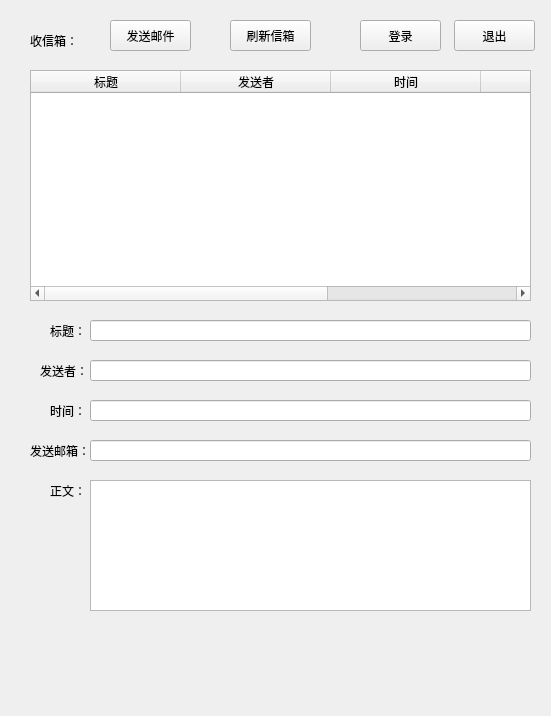
<?xml version="1.0" encoding="UTF-8"?>
<ui version="4.0">
 <class>MainWindow</class>
 <widget class="QMainWindow" name="MainWindow">
  <property name="geometry">
   <rect>
    <x>0</x>
    <y>0</y>
    <width>551</width>
    <height>716</height>
   </rect>
  </property>
  <property name="windowTitle">
   <string>MainWindow</string>
  </property>
  <property name="styleSheet">
   <string notr="true">QListWidget, QListView, QTreeWidget, QTreeView,QFrame {
    outline: 0px;
}
#head
{
background:white;
border-radius:30px;
}
#head_2
{
background:#CCFFCC;
border:1px solid;
border-color:#CCFFCC;
border-radius:60px;
}
#Search
{
border-radius:5px;
background:#293846;
border:0.5px solid;
border-color:white;

}
QListWidget::item
{
height:60;
background-color:#293846;
}
#frame
{
background-color:#2f4050

}
/*被选中时的背景颜色和左边框颜色*/
QListWidget::item:selected {
    background: rgb(52, 52, 52);
    border-left: 2px solid rgb(9, 187, 7);
}
/*鼠标悬停颜色*/
HistoryPanel::item:hover {
    background: rgb(52, 52, 52);
}
/*右侧的层叠窗口的背景颜色*/
QStackedWidget {
    background: white;
}
/*模拟的页面*/
#frame &gt; QLabel
{
color:white;
}
#frame_2
{
background-color:#CCFFCC;
}
#page_2 &gt; QLineEdit,QDateEdit
{
border-radius:5px;
background:#FFFFFF;
border:1px solid;
border-color:#6699CC;
}
QLineEdit,QTextEdit
{
border-radius:5px;
background:#FFFFFF;
border:1px solid;
border-color:#6699CC;
}
QPushButton{
background:rgb(138, 255, 252);
border-radius:15px;
}
QPushButton:hover{
background:rgb(248, 255, 180);
border-radius:15px;
background:#49ebff;
}
background-color:rgb(255, 249, 246)

</string>
  </property>
  <widget class="QWidget" name="centralwidget">
   <widget class="QTableWidget" name="tableWidget">
    <property name="geometry">
     <rect>
      <x>30</x>
      <y>70</y>
      <width>501</width>
      <height>231</height>
     </rect>
    </property>
    <attribute name="horizontalHeaderDefaultSectionSize">
     <number>150</number>
    </attribute>
    <column>
     <property name="text">
      <string>标题</string>
     </property>
    </column>
    <column>
     <property name="text">
      <string>发送者</string>
     </property>
    </column>
    <column>
     <property name="text">
      <string>时间</string>
     </property>
    </column>
    <column>
     <property name="text">
      <string>发送邮箱</string>
     </property>
    </column>
    <column>
     <property name="text">
      <string>内容</string>
     </property>
    </column>
   </widget>
   <widget class="QLabel" name="label">
    <property name="geometry">
     <rect>
      <x>30</x>
      <y>30</y>
      <width>61</width>
      <height>21</height>
     </rect>
    </property>
    <property name="text">
     <string>收信箱：</string>
    </property>
   </widget>
   <widget class="QPushButton" name="pushButton">
    <property name="geometry">
     <rect>
      <x>360</x>
      <y>20</y>
      <width>81</width>
      <height>31</height>
     </rect>
    </property>
    <property name="text">
     <string>登录</string>
    </property>
   </widget>
   <widget class="QPushButton" name="pushButton_2">
    <property name="geometry">
     <rect>
      <x>110</x>
      <y>20</y>
      <width>81</width>
      <height>31</height>
     </rect>
    </property>
    <property name="text">
     <string>发送邮件</string>
    </property>
   </widget>
   <widget class="QPushButton" name="pushButton_3">
    <property name="geometry">
     <rect>
      <x>454</x>
      <y>20</y>
      <width>81</width>
      <height>31</height>
     </rect>
    </property>
    <property name="text">
     <string>退出</string>
    </property>
   </widget>
   <widget class="QLabel" name="label_2">
    <property name="geometry">
     <rect>
      <x>50</x>
      <y>320</y>
      <width>41</width>
      <height>21</height>
     </rect>
    </property>
    <property name="text">
     <string>标题：</string>
    </property>
   </widget>
   <widget class="QLineEdit" name="lineEdit">
    <property name="geometry">
     <rect>
      <x>90</x>
      <y>320</y>
      <width>441</width>
      <height>21</height>
     </rect>
    </property>
   </widget>
   <widget class="QLabel" name="label_3">
    <property name="geometry">
     <rect>
      <x>40</x>
      <y>360</y>
      <width>51</width>
      <height>21</height>
     </rect>
    </property>
    <property name="text">
     <string>发送者：</string>
    </property>
   </widget>
   <widget class="QLineEdit" name="lineEdit_2">
    <property name="geometry">
     <rect>
      <x>90</x>
      <y>360</y>
      <width>441</width>
      <height>21</height>
     </rect>
    </property>
   </widget>
   <widget class="QLabel" name="label_4">
    <property name="geometry">
     <rect>
      <x>30</x>
      <y>440</y>
      <width>61</width>
      <height>21</height>
     </rect>
    </property>
    <property name="text">
     <string>发送邮箱：</string>
    </property>
   </widget>
   <widget class="QLineEdit" name="lineEdit_3">
    <property name="geometry">
     <rect>
      <x>90</x>
      <y>440</y>
      <width>441</width>
      <height>21</height>
     </rect>
    </property>
   </widget>
   <widget class="QLabel" name="label_5">
    <property name="geometry">
     <rect>
      <x>50</x>
      <y>480</y>
      <width>41</width>
      <height>21</height>
     </rect>
    </property>
    <property name="text">
     <string>正文：</string>
    </property>
   </widget>
   <widget class="QTextEdit" name="textEdit">
    <property name="geometry">
     <rect>
      <x>90</x>
      <y>480</y>
      <width>441</width>
      <height>131</height>
     </rect>
    </property>
   </widget>
   <widget class="QPushButton" name="pushButton_4">
    <property name="geometry">
     <rect>
      <x>230</x>
      <y>20</y>
      <width>81</width>
      <height>31</height>
     </rect>
    </property>
    <property name="text">
     <string>刷新信箱</string>
    </property>
   </widget>
   <widget class="QLabel" name="label_6">
    <property name="geometry">
     <rect>
      <x>50</x>
      <y>400</y>
      <width>41</width>
      <height>21</height>
     </rect>
    </property>
    <property name="text">
     <string>时间：</string>
    </property>
   </widget>
   <widget class="QLineEdit" name="lineEdit_4">
    <property name="geometry">
     <rect>
      <x>90</x>
      <y>400</y>
      <width>441</width>
      <height>21</height>
     </rect>
    </property>
   </widget>
  </widget>
 </widget>
 <resources/>
 <connections/>
</ui>
